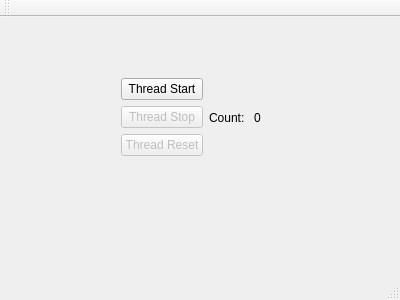
<?xml version="1.0" encoding="UTF-8"?>
<ui version="4.0">
 <class>MainWindow</class>
 <widget class="QMainWindow" name="MainWindow">
  <property name="geometry">
   <rect>
    <x>0</x>
    <y>0</y>
    <width>400</width>
    <height>300</height>
   </rect>
  </property>
  <property name="windowTitle">
   <string>MainWindow</string>
  </property>
  <widget class="QWidget" name="centralWidget">
   <widget class="QWidget" name="">
    <property name="geometry">
     <rect>
      <x>110</x>
      <y>50</y>
      <width>164</width>
      <height>102</height>
     </rect>
    </property>
    <layout class="QHBoxLayout" name="horizontalLayout_2">
     <item>
      <layout class="QVBoxLayout" name="verticalLayout_2">
       <item>
        <widget class="QPushButton" name="thread_start_button">
         <property name="text">
          <string>Thread Start</string>
         </property>
        </widget>
       </item>
       <item>
        <widget class="QPushButton" name="thread_stop_button">
         <property name="enabled">
          <bool>false</bool>
         </property>
         <property name="text">
          <string>Thread Stop</string>
         </property>
        </widget>
       </item>
       <item>
        <widget class="QPushButton" name="thread_reset_button">
         <property name="enabled">
          <bool>false</bool>
         </property>
         <property name="text">
          <string>Thread Reset</string>
         </property>
        </widget>
       </item>
      </layout>
     </item>
     <item>
      <layout class="QVBoxLayout" name="verticalLayout">
       <item>
        <layout class="QHBoxLayout" name="horizontalLayout">
         <item>
          <widget class="QLabel" name="label">
           <property name="text">
            <string>Count: </string>
           </property>
          </widget>
         </item>
         <item>
          <widget class="QLabel" name="label_show_count">
           <property name="text">
            <string>0</string>
           </property>
          </widget>
         </item>
        </layout>
       </item>
      </layout>
     </item>
    </layout>
   </widget>
  </widget>
  <widget class="QMenuBar" name="menuBar">
   <property name="geometry">
    <rect>
     <x>0</x>
     <y>0</y>
     <width>400</width>
     <height>25</height>
    </rect>
   </property>
  </widget>
  <widget class="QToolBar" name="mainToolBar">
   <attribute name="toolBarArea">
    <enum>TopToolBarArea</enum>
   </attribute>
   <attribute name="toolBarBreak">
    <bool>false</bool>
   </attribute>
  </widget>
  <widget class="QStatusBar" name="statusBar"/>
 </widget>
 <layoutdefault spacing="6" margin="11"/>
 <resources/>
 <connections/>
</ui>
